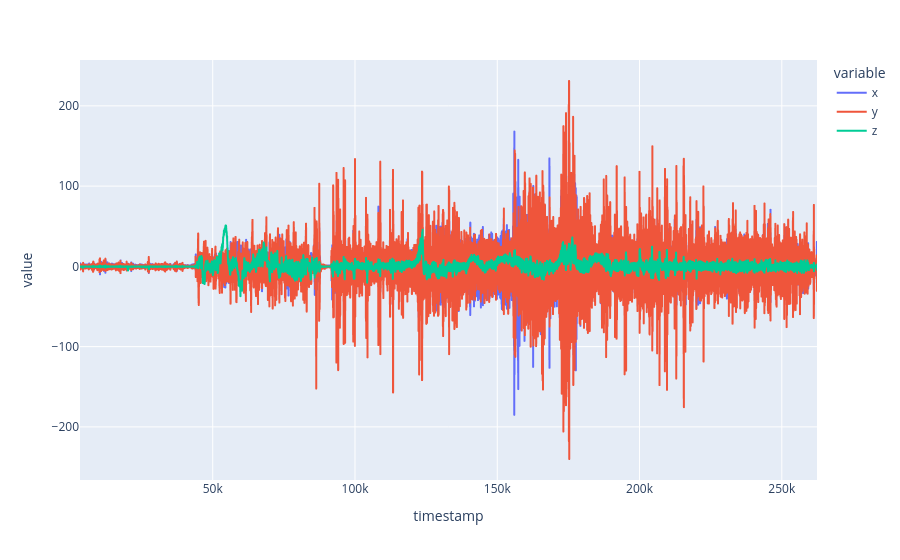

Write notebook code for a chart like this one.
### Code cell
px.line(gyro_data[['x', 'y', 'z']])

### Figure 1 — Plotly figure (JSON) as saved in the notebook; plotly's stock layout.template omitted (floating-point values rounded to 4 significant figures; data arrays with more than 128 entries replaced by an {"elided": "..."} marker saying what was removed)
{"data": [{"hovertemplate": "variable=x<br>timestamp=%{x}<br>value=%{y}<extra></extra>", "legendgroup": "x", "line": {"color": "#636efa", "dash": "solid"}, "marker": {"symbol": "circle"}, "mode": "lines", "name": "x", "showlegend": true, "type": "scattergl", "x": {"elided": "25830 int values"}, "xaxis": "x", "y": {"elided": "25830 float values"}, "yaxis": "y"}, {"hovertemplate": "variable=y<br>timestamp=%{x}<br>value=%{y}<extra></extra>", "legendgroup": "y", "line": {"color": "#EF553B", "dash": "solid"}, "marker": {"symbol": "circle"}, "mode": "lines", "name": "y", "showlegend": true, "type": "scattergl", "x": {"elided": "25830 int values"}, "xaxis": "x", "y": {"elided": "25830 float values"}, "yaxis": "y"}, {"hovertemplate": "variable=z<br>timestamp=%{x}<br>value=%{y}<extra></extra>", "legendgroup": "z", "line": {"color": "#00cc96", "dash": "solid"}, "marker": {"symbol": "circle"}, "mode": "lines", "name": "z", "showlegend": true, "type": "scattergl", "x": {"elided": "25830 int values"}, "xaxis": "x", "y": {"elided": "25830 float values"}, "yaxis": "y"}], "layout": {"legend": {"title": {"text": "variable"}, "tracegroupgap": 0}, "margin": {"t": 60}, "xaxis": {"anchor": "y", "domain": [0, 1], "title": {"text": "timestamp"}}, "yaxis": {"anchor": "x", "domain": [0, 1], "title": {"text": "value"}}}}
